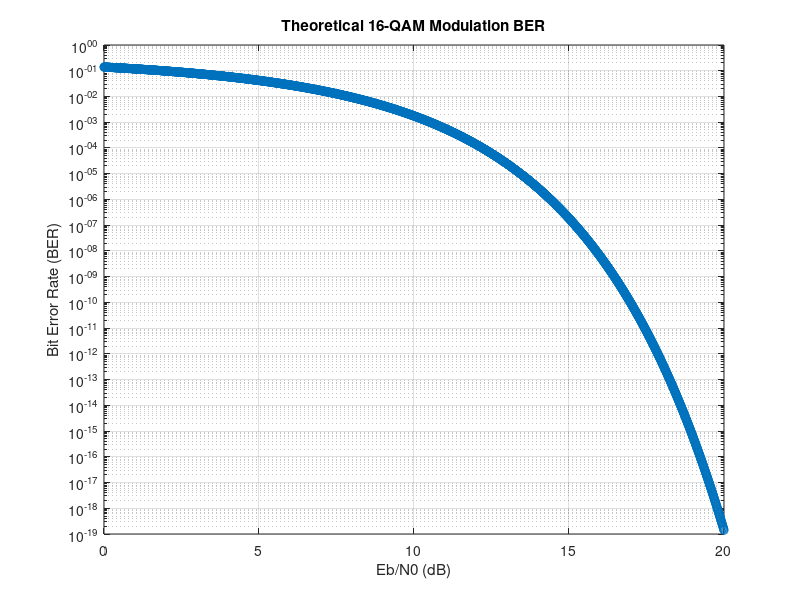

This chart was generated by the following MATLAB code:
% Parameters
M = 16;          % 16-QAM modulation
m = log2(M);
EbN0dB = 0:0.01:20; % Eb/N0 values in dB
EbN0 = 10.^(EbN0dB/10); % Convert Eb/N0 from dB to linear scale

% Theoretical BER calculation
% ber_theoretical = 2 * (1 - 1/sqrt(M)) * qfunc(sqrt(3 * log2(M) * EbN0));
ber_theoretical = 2/m * (1 - 1/sqrt(2^m)) * erfc(sqrt(1.5 * EbN0 * m / (2^m - 1)));



% Plot the theoretical BER vs. Eb/N0
semilogy(EbN0dB, ber_theoretical, '-o');
grid on;
xlabel('Eb/N0 (dB)');
ylabel('Bit Error Rate (BER)');
title('Theoretical 16-QAM Modulation BER');
